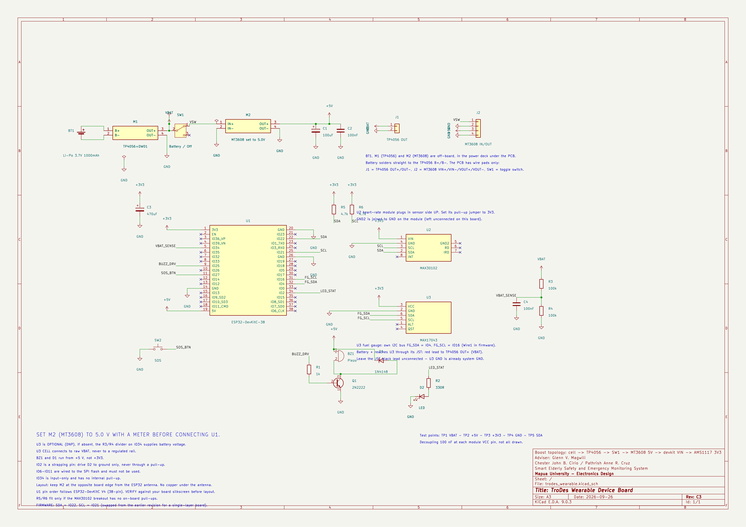
#> input picture tools/deliverables/figures/a_schematic.png, 746 x 527 px, shrunk from 3307 x 2339 before the run
$ python make_appendix_images.py figures/a_schematic.png
#> lines starting #> are read from the running program, lines starting #| are printed output that depends on the picture
"""Appendix images for the IEEE paper, cropped and oriented for a portrait page.

Writes into figures/:
  a_schematic_rot.png  schematic rotated 90 degrees to fill a portrait page
  a_pcb_board.png      the board area of a_pcb_copper.png (sheet frame removed)
  a_qr_card_one.png    one access card from the panel QR card PDF, 200 dpi
Usage: python make_appendix_images.py <SESEMSG_Panel_QR_Card.pdf>
"""
import os
import sys

import numpy as np
import pymupdf
from PIL import Image

FIG = os.path.join(os.path.dirname(os.path.abspath(__file__)), "figures")

Image.open(os.path.join(FIG, "a_schematic.png")).rotate(90, expand=True).save(os.path.join(FIG, "a_schematic_rot.png"))
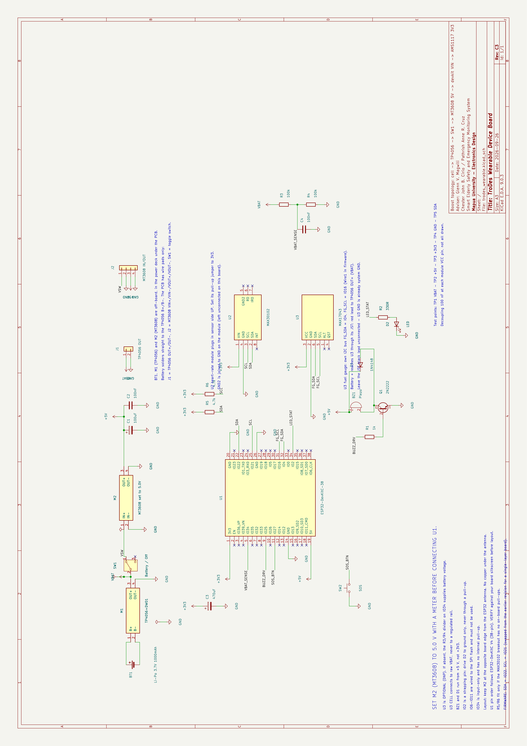
#> saved as a_schematic_rot.png: PIL image 527x746 RGB; mean R, G, B 241.5, 240.7, 234.9

pcb = Image.open(os.path.join(FIG, "a_pcb_copper.png")).convert("RGB")
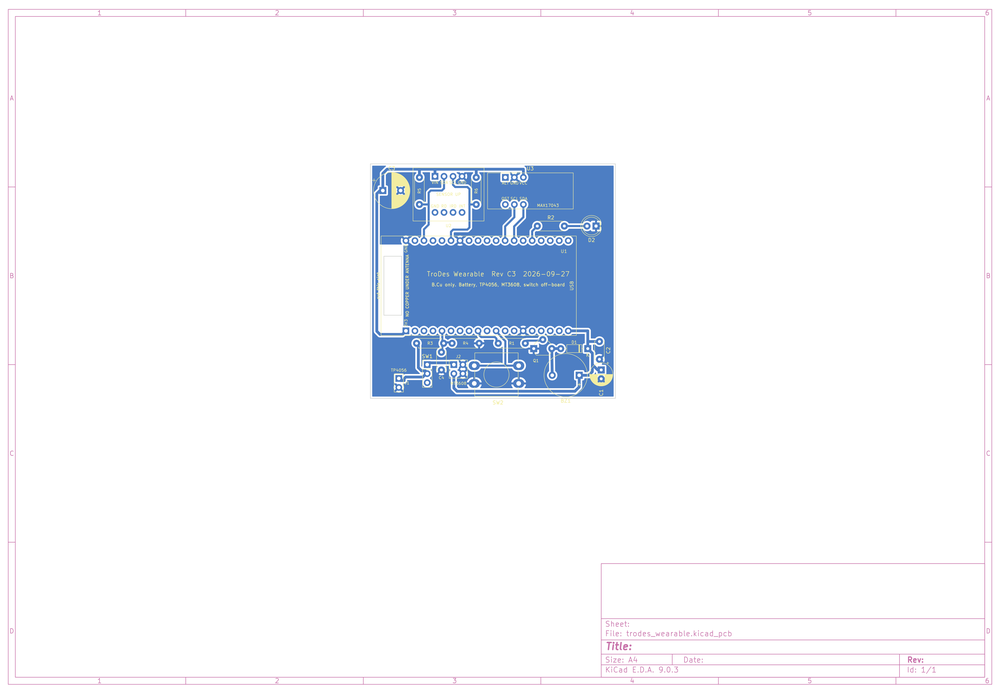
#> input picture tools/deliverables/figures/a_pcb_copper.png, 1000 x 693 px, shrunk from 4435 x 3072 before the run
#> pcb is the input picture: PIL image 1000x693 RGB; mean R, G, B 243.3, 245.6, 250.1
a = np.asarray(pcb).astype(int)
ys, xs = np.where((a[:, :, 2] - a[:, :, 0] > 40) & (a[:, :, 2] > 120))   # copper is drawn in blue
pad = 60
pcb.crop((xs.min() - pad, ys.min() - pad, xs.max() + pad, ys.max() + pad)).save(os.path.join(FIG, "a_pcb_board.png"))
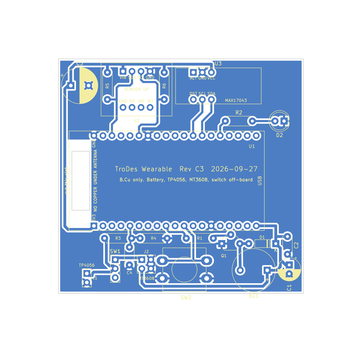
#> saved as a_pcb_board.png: PIL image 361x351 RGB; mean R, G, B 193.8, 210.4, 232.4

#> (the run stopped early here; a loop or call above may not have finished)
